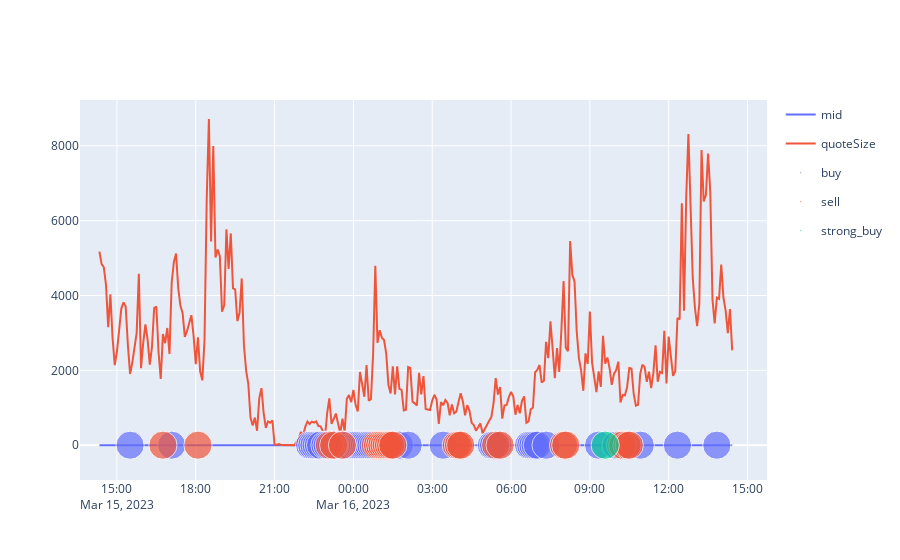

Notebook code for this chart:
### Code cell
import strategies
test_data = loadData(287, True)
sma = strategies.SMA(10, 50, is_statefull= False)
rsi = strategies.RSI(14, is_statefull= False)
macd = strategies.MACD(12, 26, 9, is_statefull= False)
composite = strategies.StateFullComposite([sma, rsi, macd])
actions = []
amounts = []
for i in range(1, len(test_data)+1):
    action, amount = composite.action( test_data.head(i) ) #macd.action( test_data.head(i) ) + rsi.action( test_data.head(i) ) + sma.action( test_data.head(i) )
    actions.append( action )
    amounts.append( amount )
test_data['signal'] = actions
test_data['amount'] = amounts

# test_data['signal'] = test_data['signal'].astype(str)
test_data['signal'].replace({0:'hold', 1: 'buy', -1:'sell', 2: 'strong_buy', 3:'very_strong_buy', -2: 'strong_sell', -3: 'very_strong_sell'}, inplace=True)
is_signal_col = lambda name: 'mid' in name or 'quote' in name or 'SMA' in name or 'RSI' in name or 'MACD' in name or 'Signal' in name
line = px.line(test_data, x = 'timeStamp', y = [col for col in test_data.columns if is_signal_col(col)])
scatter = px.scatter(test_data[~test_data['signal'].isin(['hold'])], x = 'timeStamp', y='mid', color='signal', size = 'mid' )
plot = go.Figure(data=line.data + scatter.data)
plot.show()

### Figure 1 — Plotly figure (JSON) as saved in the notebook; plotly's stock layout.template omitted (floating-point values rounded to 4 significant figures; data arrays with more than 128 entries replaced by an {"elided": "..."} marker saying what was removed)
{"data": [{"hovertemplate": "variable=mid<br>timeStamp=%{x}<br>value=%{y}<extra></extra>", "legendgroup": "mid", "line": {"color": "#636efa", "dash": "solid"}, "marker": {"symbol": "circle"}, "mode": "lines", "name": "mid", "orientation": "v", "showlegend": true, "type": "scatter", "x": {"elided": "287 str values"}, "xaxis": "x", "y": {"elided": "287 float values"}, "yaxis": "y"}, {"hovertemplate": "variable=quoteSize<br>timeStamp=%{x}<br>value=%{y}<extra></extra>", "legendgroup": "quoteSize", "line": {"color": "#EF553B", "dash": "solid"}, "marker": {"symbol": "circle"}, "mode": "lines", "name": "quoteSize", "orientation": "v", "showlegend": true, "type": "scatter", "x": {"elided": "287 str values"}, "xaxis": "x", "y": {"elided": "287 int values"}, "yaxis": "y"}, {"hovertemplate": "signal=buy<br>timeStamp=%{x}<br>mid=%{marker.size}<extra></extra>", "legendgroup": "buy", "marker": {"color": "#636efa", "size": [1.053, 1.055, 1.058, 1.058, 1.058, 1.058, 1.058, 1.058, 1.058, 1.058, 1.059, 1.059, 1.059, 1.059, 1.059, 1.059, 1.058, 1.058, 1.058, 1.058, 1.058, 1.058, 1.058, 1.058, 1.058, 1.058, 1.059, 1.059, 1.06, 1.06, 1.06, 1.061, 1.061, 1.061, 1.061, 1.06, 1.061, 1.06, 1.061, 1.061, 1.062, 1.061, 1.062, 1.061, 1.06], "sizemode": "area", "sizeref": 0.002657, "symbol": "circle"}, "mode": "markers", "name": "buy", "orientation": "v", "showlegend": true, "type": "scatter", "x": ["2023-03-15 15:30", "2023-03-15 17:05", "2023-03-15 22:20", "2023-03-15 22:25", "2023-03-15 22:30", "2023-03-15 22:35", "2023-03-15 22:40", "2023-03-15 22:45", "2023-03-15 22:55", "2023-03-15 23:00", "2023-03-15 23:10", "2023-03-15 23:20", "2023-03-15 23:25", "2023-03-15 23:30", "2023-03-15 23:40", "2023-03-15 23:45", "2023-03-15 23:50", "2023-03-16 00:00", "2023-03-16 00:05", "2023-03-16 00:10", "2023-03-16 00:15", "2023-03-16 00:20", "2023-03-16 00:25", "2023-03-16 00:30", "2023-03-16 00:35", "2023-03-16 00:40", "2023-03-16 00:45", "2023-03-16 01:45", "2023-03-16 02:05", "2023-03-16 03:25", "2023-03-16 05:15", "2023-03-16 05:20", "2023-03-16 05:30", "2023-03-16 06:40", "2023-03-16 06:45", "2023-03-16 06:50", "2023-03-16 06:55", "2023-03-16 07:00", "2023-03-16 07:20", "2023-03-16 09:20", "2023-03-16 10:00", "2023-03-16 10:20", "2023-03-16 10:55", "2023-03-16 12:20", "2023-03-16 13:50"], "xaxis": "x", "y": [1.053, 1.055, 1.058, 1.058, 1.058, 1.058, 1.058, 1.058, 1.058, 1.058, 1.059, 1.059, 1.059, 1.059, 1.059, 1.059, 1.058, 1.058, 1.058, 1.058, 1.058, 1.058, 1.058, 1.058, 1.058, 1.058, 1.059, 1.059, 1.06, 1.06, 1.06, 1.061, 1.061, 1.061, 1.061, 1.06, 1.061, 1.06, 1.061, 1.061, 1.062, 1.061, 1.062, 1.061, 1.06], "yaxis": "y"}, {"hovertemplate": "signal=sell<br>timeStamp=%{x}<br>mid=%{marker.size}<extra></extra>", "legendgroup": "sell", "marker": {"color": "#EF553B", "size": [1.055, 1.055, 1.058, 1.059, 1.059, 1.059, 1.059, 1.059, 1.06, 1.059, 1.059, 1.059, 1.059, 1.059, 1.06, 1.06, 1.06, 1.061, 1.061, 1.063, 1.062, 1.062, 1.061, 1.061, 1.06], "sizemode": "area", "sizeref": 0.002657, "symbol": "circle"}, "mode": "markers", "name": "sell", "orientation": "v", "showlegend": true, "type": "scatter", "x": ["2023-03-15 16:45", "2023-03-15 18:05", "2023-03-15 23:05", "2023-03-15 23:15", "2023-03-15 23:35", "2023-03-16 00:50", "2023-03-16 00:55", "2023-03-16 01:00", "2023-03-16 01:05", "2023-03-16 01:10", "2023-03-16 01:15", "2023-03-16 01:20", "2023-03-16 01:25", "2023-03-16 01:30", "2023-03-16 03:55", "2023-03-16 04:00", "2023-03-16 04:05", "2023-03-16 05:25", "2023-03-16 05:35", "2023-03-16 08:00", "2023-03-16 08:05", "2023-03-16 10:10", "2023-03-16 10:15", "2023-03-16 10:25", "2023-03-16 10:30"], "xaxis": "x", "y": [1.055, 1.055, 1.058, 1.059, 1.059, 1.059, 1.059, 1.059, 1.06, 1.059, 1.059, 1.059, 1.059, 1.059, 1.06, 1.06, 1.06, 1.061, 1.061, 1.063, 1.062, 1.062, 1.061, 1.061, 1.06], "yaxis": "y"}, {"hovertemplate": "signal=strong_buy<br>timeStamp=%{x}<br>mid=%{marker.size}<extra></extra>", "legendgroup": "strong_buy", "marker": {"color": "#00cc96", "size": [1.061], "sizemode": "area", "sizeref": 0.002657, "symbol": "circle"}, "mode": "markers", "name": "strong_buy", "orientation": "v", "showlegend": true, "type": "scatter", "x": ["2023-03-16 09:35"], "xaxis": "x", "y": [1.061], "yaxis": "y"}], "layout": {}}
